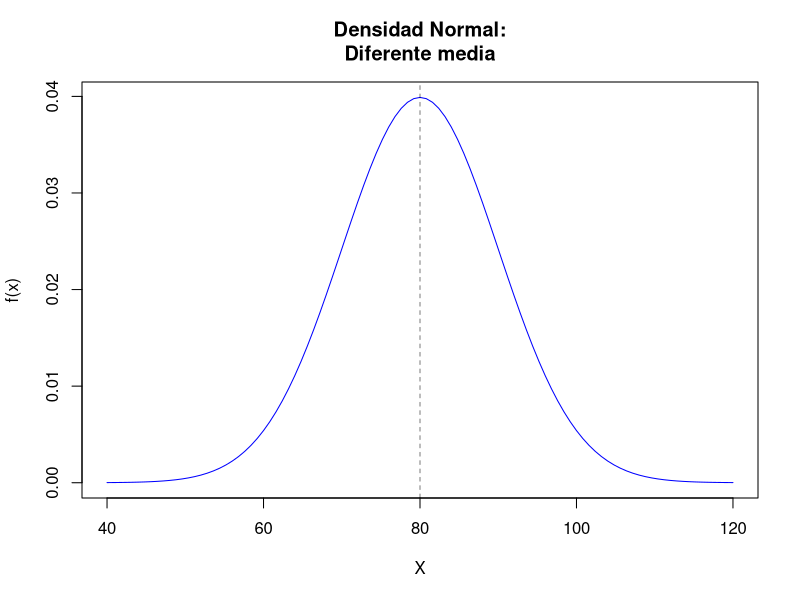

Write the R code that produced this figure.
"
1.- El tiempo necesario para producir un determinado producto en una maquinaria 
tiene una distribución normal cuya media es 80 minutos con desviación estándar de 10 minutos.

set.seed(0202)

a) Grafica la función de distribución de la variable aleatoria.

b) ¿Cuál es la probabilidad de que la maquinaria termine el producto en una hora o menos?
  
c) ¿Cuál es la probabilidad de que el producto sea terminado en más de 1.5 horas, pero en menos 
   de 2.5 horas?
  
d) ¿Cuál es el intervalo de tiempo que deja exactamente al centro el 90% de probabilidad?
  

2.- Una institución de crédito informa a las autoridades que, en promedio, sus clientes mantienen 
    un saldo deudor en sus tarjetas de crédito igual a 12,500 pesos mensuales, con una desviación 
    estándar de 7,800 pesos.

a) ¿Cuál es la probabilidad de que un cliente tenga un saldo deudor mayor a $20,000?
  
b) ¿Cuál es la probabilidad de que un cliente tenga un saldo deudor menor a $11,000?
  
c) ¿Cuál es la probabilidad de que un cliente tenga un saldo deudor entre $13,000 y 15,000?
  
d) ¿Hasta qué monto se encuentra el 10% de clientes con saldo deudor más bajo?
"

set.seed(0202)

# 1:
# a)
m <- 80
std <- 10
  
curve(dnorm(x, mean = m, sd = std), from = 40, to = 120, 
      col='blue', main = "Densidad Normal:\nDiferente media",
      ylab = "f(x)", xlab = "X")
abline(v = m, lwd = 0.5, lty = 2)

# b)
p <- pnorm(q = 60, mean = m, sd = std)
p <- round(p * 100, 2)
sprintf('R: %0.2f%%', p)

# c)
p <- pnorm(150, m, std) - pnorm(90, m, std)
p <- round(p * 100, 2)
sprintf('R: %0.2f%%', p)

# d)
qnorm(p = 0.1/2, mean = m, sd = std); 
qnorm(p = 0.1/2, mean = m, sd = std, lower.tail = FALSE)

# 2:
# a)
m = 1250
dev.std = 7800

p <- pnorm(q = 20000, m, dev.std, lower.tail = FALSE)
p <- round(p * 100, 2)
sprintf('R: %0.2f%%', p)

# b)

p <- pnorm(q = 11000, m, dev.std)
p <- round(p * 100, 2)
sprintf('R: %0.2f%%', p)


# c)
p <- pnorm(15000, m, dev.std) - pnorm(13000, m, dev.std)
p <- round(p * 100, 2)
sprintf('R: %0.2f%%', p)

# d)
qnorm(p = 0.10, m, dev.std)


